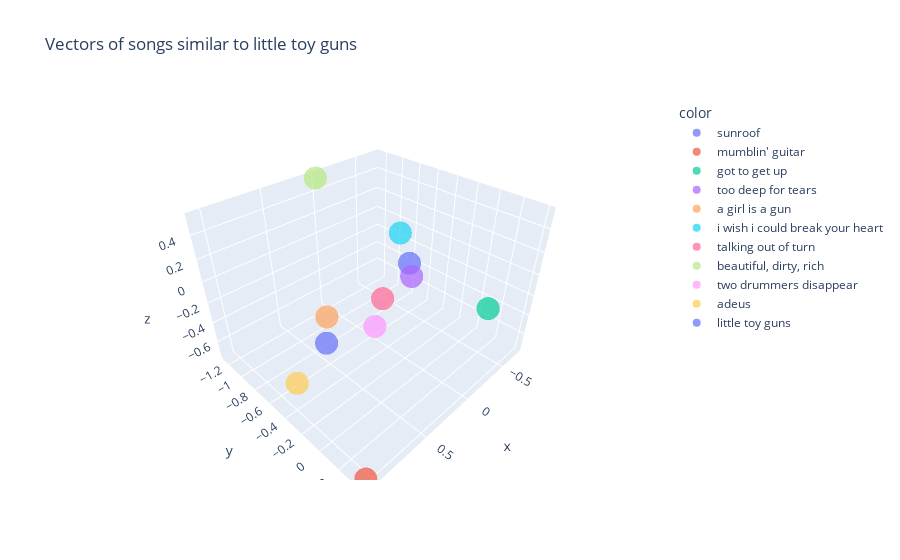

The cell this chart's notebook holds for it:
### Code cell
# Visualizing the similar songs
vecs_x = []
vecs_y = []
vecs_z = []
for i in range(len(similar_songs_df)):
    vecs_x.append(similar_songs_df.iloc[i]['Vec1'])
    vecs_y.append(similar_songs_df.iloc[i]['Vec2'])
    vecs_z.append(similar_songs_df.iloc[i]['Vec3'])

song_names = similar_song_tags

# add the vector of the song we are comparing to
vecs_x.append(songs_df[songs_df['track_name'] == 'little toy guns']['Vec1'].values[0])
vecs_y.append(songs_df[songs_df['track_name'] == 'little toy guns']['Vec2'].values[0])
vecs_z.append(songs_df[songs_df['track_name'] == 'little toy guns']['Vec3'].values[0])
song_names.append('little toy guns')

fig = px.scatter_3d(x=vecs_x, y=vecs_z, z=vecs_y, color=song_names, opacity=0.7, title="Vectors of songs similar to little toy guns")

fig.show()

### Figure 1 — Plotly figure (JSON) as saved in the notebook; plotly's stock layout.template omitted (floating-point values rounded to 4 significant figures)
{"data": [{"hovertemplate": "color=sunroof<br>x=%{x}<br>y=%{y}<br>z=%{z}<extra></extra>", "legendgroup": "sunroof", "marker": {"color": "#636efa", "opacity": 0.7, "symbol": "circle"}, "mode": "markers", "name": "sunroof", "scene": "scene", "showlegend": true, "type": "scatter3d", "x": [-0.7293], "y": [-0.8159], "z": [-0.4233]}, {"hovertemplate": "color=mumblin' guitar<br>x=%{x}<br>y=%{y}<br>z=%{z}<extra></extra>", "legendgroup": "mumblin' guitar", "marker": {"color": "#EF553B", "opacity": 0.7, "symbol": "circle"}, "mode": "markers", "name": "mumblin' guitar", "scene": "scene", "showlegend": true, "type": "scatter3d", "x": [1.056], "y": [0.3969], "z": [-0.7394]}, {"hovertemplate": "color=got to get up<br>x=%{x}<br>y=%{y}<br>z=%{z}<extra></extra>", "legendgroup": "got to get up", "marker": {"color": "#00cc96", "opacity": 0.7, "symbol": "circle"}, "mode": "markers", "name": "got to get up", "scene": "scene", "showlegend": true, "type": "scatter3d", "x": [-0.6948], "y": [0.1193], "z": [-0.4575]}, {"hovertemplate": "color=too deep for tears<br>x=%{x}<br>y=%{y}<br>z=%{z}<extra></extra>", "legendgroup": "too deep for tears", "marker": {"color": "#ab63fa", "opacity": 0.7, "symbol": "circle"}, "mode": "markers", "name": "too deep for tears", "scene": "scene", "showlegend": true, "type": "scatter3d", "x": [-0.3907], "y": [-0.5015], "z": [-0.273]}, {"hovertemplate": "color=a girl is a gun<br>x=%{x}<br>y=%{y}<br>z=%{z}<extra></extra>", "legendgroup": "a girl is a gun", "marker": {"color": "#FFA15A", "opacity": 0.7, "symbol": "circle"}, "mode": "markers", "name": "a girl is a gun", "scene": "scene", "showlegend": true, "type": "scatter3d", "x": [0.1396], "y": [-1.07], "z": [-0.7496]}, {"hovertemplate": "color=i wish i could break your heart<br>x=%{x}<br>y=%{y}<br>z=%{z}<extra></extra>", "legendgroup": "i wish i could break your heart", "marker": {"color": "#19d3f3", "opacity": 0.7, "symbol": "circle"}, "mode": "markers", "name": "i wish i could break your heart", "scene": "scene", "showlegend": true, "type": "scatter3d", "x": [0.06173], "y": [-0.2585], "z": [0.4215]}, {"hovertemplate": "color=talking out of turn<br>x=%{x}<br>y=%{y}<br>z=%{z}<extra></extra>", "legendgroup": "talking out of turn", "marker": {"color": "#FF6692", "opacity": 0.7, "symbol": "circle"}, "mode": "markers", "name": "talking out of turn", "scene": "scene", "showlegend": true, "type": "scatter3d", "x": [0.3152], "y": [-0.1808], "z": [0.01811]}, {"hovertemplate": "color=beautiful, dirty, rich<br>x=%{x}<br>y=%{y}<br>z=%{z}<extra></extra>", "legendgroup": "beautiful, dirty, rich", "marker": {"color": "#B6E880", "opacity": 0.7, "symbol": "circle"}, "mode": "markers", "name": "beautiful, dirty, rich", "scene": "scene", "showlegend": true, "type": "scatter3d", "x": [0.006199], "y": [-1.259], "z": [0.5317]}, {"hovertemplate": "color=two drummers disappear<br>x=%{x}<br>y=%{y}<br>z=%{z}<extra></extra>", "legendgroup": "two drummers disappear", "marker": {"color": "#FF97FF", "opacity": 0.7, "symbol": "circle"}, "mode": "markers", "name": "two drummers disappear", "scene": "scene", "showlegend": true, "type": "scatter3d", "x": [0.6197], "y": [0.04312], "z": [0.07168]}, {"hovertemplate": "color=adeus<br>x=%{x}<br>y=%{y}<br>z=%{z}<extra></extra>", "legendgroup": "adeus", "marker": {"color": "#FECB52", "opacity": 0.7, "symbol": "circle"}, "mode": "markers", "name": "adeus", "scene": "scene", "showlegend": true, "type": "scatter3d", "x": [1.008], "y": [-0.3432], "z": [-0.4487]}, {"hovertemplate": "color=little toy guns<br>x=%{x}<br>y=%{y}<br>z=%{z}<extra></extra>", "legendgroup": "little toy guns", "marker": {"color": "#636efa", "opacity": 0.7, "symbol": "circle"}, "mode": "markers", "name": "little toy guns", "scene": "scene", "showlegend": true, "type": "scatter3d", "x": [0.5134], "y": [-0.6162], "z": [-0.5568]}], "layout": {"legend": {"title": {"text": "color"}, "tracegroupgap": 0}, "scene": {"domain": {"x": [0, 1], "y": [0, 1]}, "xaxis": {"title": {"text": "x"}}, "yaxis": {"title": {"text": "y"}}, "zaxis": {"title": {"text": "z"}}}, "title": {"text": "Vectors of songs similar to little toy guns"}}}
